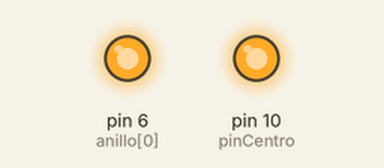
The sketch below on a simulated Arduino Uno, built with avr-gcc and run on an emulated ATmega328P. On the bench: output pins drawn as LEDs (lit = HIGH).

Above: at 9.0 s.
At 36.6 s:
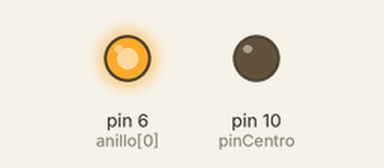
At 39.85 s:
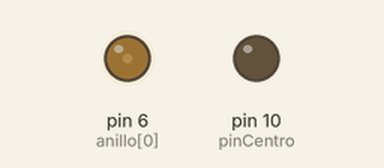
Timing chart, 0 to 40.0 s (numbered marks = the images above):
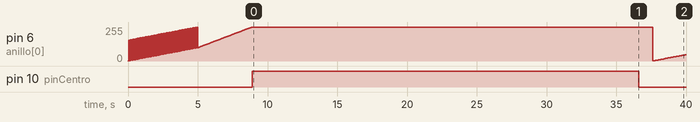

Measured:
- by itself, pin 10 (pinCentro): LOW → HIGH at 8.9 s, → LOW 27.7 s later

The sketch:

ArcReactor.ino
```cpp
#define MAX 1023

const unsigned int pinCentro = 10;
const unsigned int anillo[] = {6};
int unsigned valorAnillo[] = {0};

void setup() {
  Serial.begin(115200);

  for(int index=0;index < 5;index++){
    pinMode(OUTPUT,anillo[index]);
    analogWrite(anillo[index],0);
  }

  pinMode(OUTPUT,pinCentro);
  analogWrite(pinCentro,LOW);
}

void loop() {
  if(valorAnillo[0] >= MAX){
    analogWrite(pinCentro,MAX);
  }
    for(int index=0;index < sizeof(anillo);index++){
      if(valorAnillo[index] < MAX){
        valorAnillo[index] = valorAnillo[index] + 8;
        analogWrite(anillo[index],getLevel(valorAnillo[index]));
        delay(50);
      }
    }

    if(millis()%36598 == 0){
      analogWrite(pinCentro,0);
      for(int index=0;index < sizeof(anillo);index++){
        valorAnillo[index] = 0;
      }

      delay(1000 );
    }
}

int getLevel(unsigned int level){
  return map(level,0,MAX,0,255);
}
```
